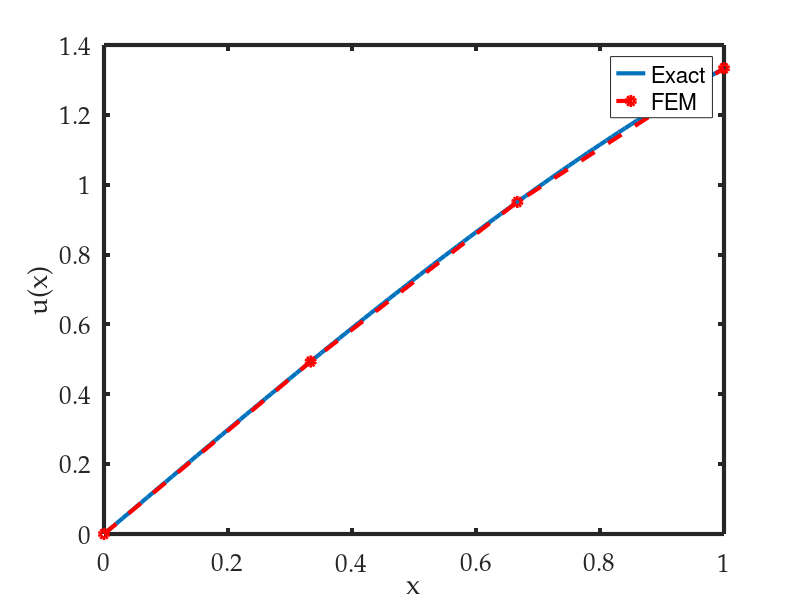
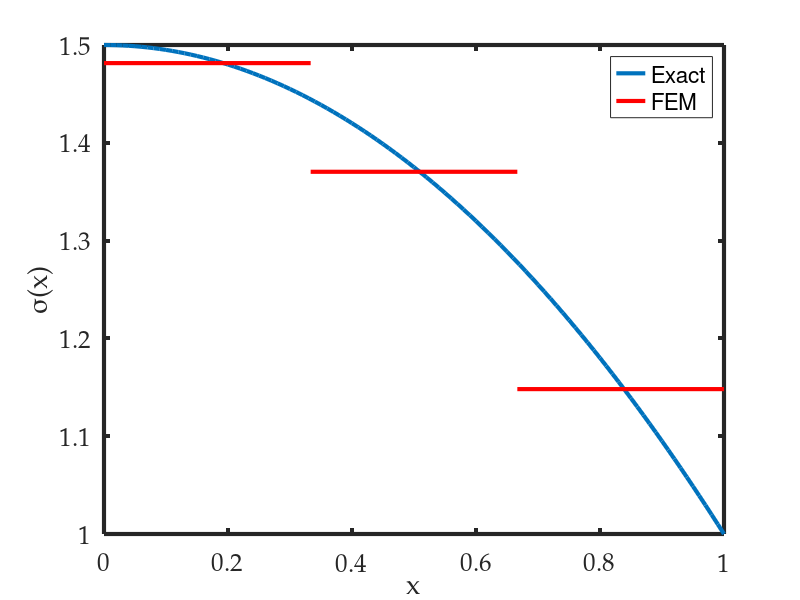

Here is the MATLAB script that generated these plots, in order:
function AxialBarFEM
      
      A = 1.0; %area of cross section
      L = 1.0; %length of bar
      E = 1.0; %modulus of elasticity of bar
      a = 1.0;
      R = 1.0;
%% discretization    
      e = 3; %number of elements
      h = L/e; % length of each element
      n = e+1; % number of nodes
      for i=1:n %scan each node
        node(i) = (i-1)*h; % x coordinate of each equally spaced node
      end
      for i=1:e % scan each element
        elem(i,:) = [i i+1]; % nodal connectivity matrix
      end
 %% element equations assembly    
      K = zeros(n); % initialize empty stiffness matrix
      f = zeros(n,1); % initialize empty load matrix
      for i=1:e
        node1 = elem(i,1); %initialize node 1 for element i
        node2 = elem(i,2); %initialize node 1 for element i
        Ke = elementStiffness(A, E, h); %calculation of element stiffness matrix for element i
        fe = elementLoad(node(node1),node(node2), a, h); %calculation of element load matrix for element i
        K(node1:node2,node1:node2) = K(node1:node2,node1:node2) + Ke; %assembly of stiffness matrix
        f(node1:node2) = f(node1:node2) + fe; %Assembly of load vector
      end
    
      f(n) = f(n) + 1.0;
   
      Kred = K(2:n,2:n); %reduced stiffness matrix along free DOFs
      fred = f(2:n);     %reduced load matrix along free DOFs
   
      d = inv(Kred)*fred;% calculation of displacement along free DOFs
   
      dsol = [0 d'];
   
      fsol = K*dsol'; % calculation of forces along restrained DOFs
      sum(fsol)
    
      figure;
      p0 = plotDisp(E, A, L, R, a);
      p1 = plot(node, dsol, 'ro--', 'LineWidth', 3); hold on;
      legend([p0 p1],'Exact','FEM');
   
      for i=1:e
        node1 = elem(i,1);
        node2 = elem(i,2);
        u1 = dsol(node1);
        u2 = dsol(node2);
        [eps(i), sig(i)] = elementStrainStress(u1, u2, E, h);
      end
 
      figure;
      p0 = plotStress(E, A, L, R, a);
      for i=1:e
        node1 = node(elem(i,1));
        node2 = node(elem(i,2));
        p1 = plot([node1 node2], [sig(i) sig(i)], 'r-','LineWidth',3); hold on;
      end
      legend([p0 p1],'Exact','FEM');

    function [p] = plotDisp(E, A, L, R, a)

      dx = 0.01;
      nseg = L/dx;
      for i=1:nseg+1
        x(i) = (i-1)*dx;
        u(i) = (1/(6*A*E))*(-a*x(i)^3 + (6*R + 3*a*L^2)*x(i));
      end
      p = plot(x, u, 'LineWidth', 3); hold on;
      xlabel('x', 'FontName', 'palatino', 'FontSize', 18);
      ylabel('u(x)', 'FontName', 'palatino', 'FontSize', 18);
      set(gca, 'LineWidth', 3, 'FontName', 'palatino', 'FontSize', 18);

    function [p] = plotStress(E, A, L, R, a)

      dx = 0.01;
      nseg = L/dx;
      for i=1:nseg+1
        x(i) = (i-1)*dx;
        sig(i) = (1/2*A)*(-a*x(i)^2 + (2*R + a*L^2));
      end
      p = plot(x, sig, 'LineWidth', 3); hold on;
      xlabel('x', 'FontName', 'palatino', 'FontSize', 18);
      ylabel('\sigma(x)', 'FontName', 'palatino', 'FontSize', 18);
      set(gca, 'LineWidth', 3, 'FontName', 'palatino', 'FontSize', 18);

    function [Ke] = elementStiffness(A, E, h)

      Ke = (A*E/h)*[[1 -1];[-1 1]];
 
    function [fe] = elementLoad(node1, node2, a, h)

      x1 = node1;
      x2 = node2;

      fe1 = a*x2/(2*h)*(x2^2-x1^2) - a/(3*h)*(x2^3-x1^3);
      fe2 = -a*x1/(2*h)*(x2^2-x1^2) + a/(3*h)*(x2^3-x1^3);
      fe = [fe1;fe2];

    function [eps, sig] = elementStrainStress(u1, u2, E, h)

      B = [-1/h 1/h];
      u = [u1; u2];
      eps = B*u
      sig = E*eps;
